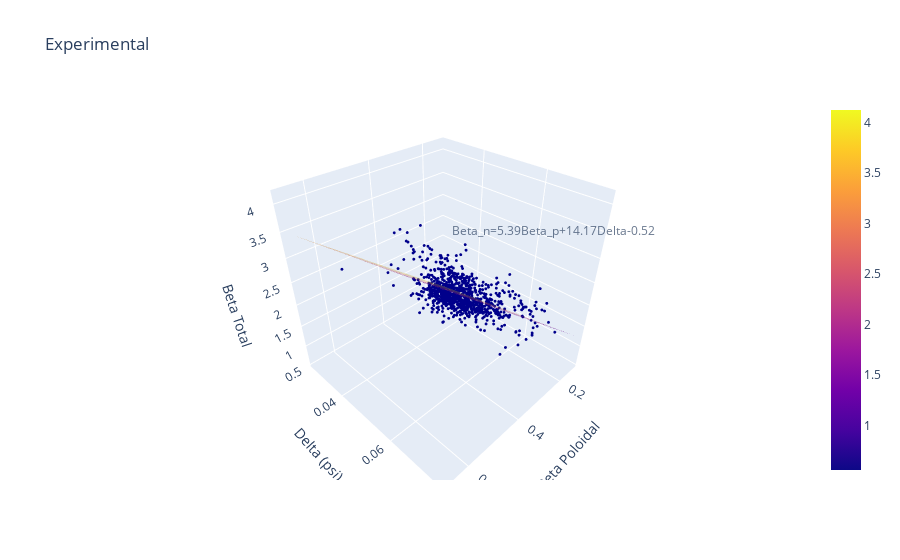
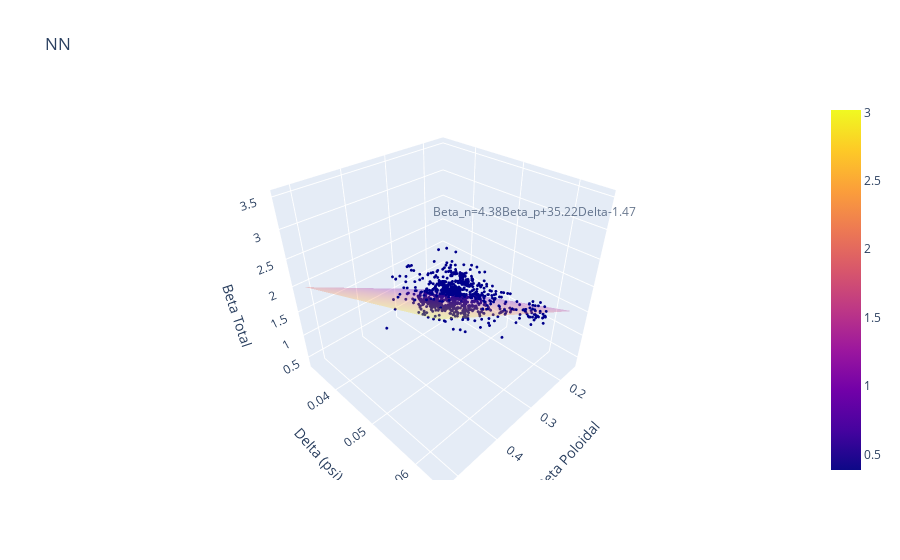

Notebook source saved alongside these figures, in order:
### Code cell
dfbeta_exp
import scipy.linalg
from mpl_toolkits.mplot3d import Axes3D


# some 3-dim points
# mean = np.array([0.0,0.0,0.0])
# cov = np.array([[1.0,-0.5,0.8], [-0.5,1.1,0.0], [0.8,0.0,1.0]])
# data = np.random.multivariate_normal(mean, cov, 50)
data=dfbeta_exp
def specific_3d_plot(data,titulo):
    # regular grid covering the domain of the data
    X,Y = np.meshgrid(np.arange(data['beta_nn'].min(),data['beta_nn'].max(), 0.01), np.arange(data['delta_nn'].min(), data['delta_nn'].max(), 0.005))
    XX = X.flatten()
    YY = Y.flatten()

    order = 1    # 1: linear, 2: quadratic
    if order == 1:
        # best-fit linear plane
        A = np.c_[data['beta_nn'].values, data['delta_nn'].values, np.ones(data.shape[0])]#
        C,_,_,_ = scipy.linalg.lstsq(A, data['z'].values)    # coefficients
        
        # evaluate it on grid
        Z = C[0]*X + C[1]*Y + C[2]
        
        # or expressed using matrix/vector product
        #Z = np.dot(np.c_[XX, YY, np.ones(XX.shape)], C).reshape(X.shape)

    elif order == 2:
        # best-fit quadratic curve
        A = np.c_[np.ones(data.shape[0]), data[:,:2], np.prod(data[:,:2], axis=1), data[:,:2]**2]
        C,_,_,_ = scipy.linalg.lstsq(A, data[:,2])
        
        # evaluate it on a grid
        Z = np.dot(np.c_[np.ones(XX.shape), XX, YY, XX*YY, XX**2, YY**2], C).reshape(X.shape)

    # plot points and fitted surface
    # fig = plt.figure()
    # ax = fig.gca(projection='3d')
    # ax.plot_surface(X, Y, Z, rstride=1, cstride=1, alpha=0.2)
    # ax.scatter(data['beta_nn'].values, data['delta_nn'].values, data['z'].values, c='r', s=50)
    # plt.xlabel('X')
    # plt.ylabel('Y')
    # ax.set_zlabel('Z')
    # # ax.axis('equal')
    # ax.axis('tight')
    # plt.show()
    import plotly.graph_objects as go
    # fig = px.scatter_3d(data_frame=dfbeta,x='beta_nn',y='delta_nn', z='z')
    fig = go.Figure(data = [
        go.Surface(x = X,y = Y,z = Z,opacity=0.3,text='SJDSJHFBSDFH'), 
        go.Scatter3d(x=data['beta_nn'],y=data['delta_nn'], z=data['z'],mode='markers',marker=dict(
        size=1,
        colorscale='Viridis'),
        line=dict(
        color='darkblue',
        width=2
    ))])#data_frame=dfbeta_exp
    # fig.update_traces(marker={'size': 1})
    fig.update_layout(title=titulo,#xaxis_title="Beta Poloidal",
        # yaxis_title="Delta",zaxis_title='Beta total',
        scene=dict(xaxis_title='Beta Poloidal',
            yaxis_title='Delta (psi)',
            zaxis_title='Beta Total',annotations=[
            dict(
                showarrow=False,
                x=0.4,
                y=0.05,
                z=3.5,
                text="Beta_n="+str(C[0].round(2))+'Beta_p+'+str(C[1].round(2))+'Delta'+str(C[2].round(2)),
                xanchor="left",
                xshift=10,
                opacity=0.7)]
        ),
    )
    fig.show()
    fig.write_html('../figures/3Dplot/exp_plane_beta_n_'+titulo+'.html')
specific_3d_plot(dfbeta_exp,'Experimental')
# fig.write_html('../figures/exp_plane_beta_n_exp0,0,0.html')
specific_3d_plot(dfbeta_epi,'NN')

### Figure 1 — Plotly figure (JSON) as saved in the notebook; plotly's stock layout.template omitted (floating-point values rounded to 4 significant figures; data arrays with more than 128 entries replaced by an {"elided": "..."} marker saying what was removed)
{"data": [{"opacity": 0.3, "text": "SJDSJHFBSDFH", "type": "surface", "x": {"elided": "11x54 float values"}, "y": {"elided": "11x54 float values"}, "z": {"elided": "11x54 float values"}}, {"line": {"color": "darkblue", "width": 2}, "marker": {"colorscale": [[0, "#440154"], [0.1111, "#482878"], [0.2222, "#3e4989"], [0.3333, "#31688e"], [0.4444, "#26828e"], [0.5556, "#1f9e89"], [0.6667, "#35b779"], [0.7778, "#6ece58"], [0.8889, "#b5de2b"], [1, "#fde725"]], "size": 1}, "mode": "markers", "type": "scatter3d", "x": {"elided": "958 float values"}, "y": {"elided": "958 float values"}, "z": {"elided": "958 float values"}}], "layout": {"scene": {"annotations": [{"opacity": 0.7, "showarrow": false, "text": "Beta_n=5.39Beta_p+14.17Delta-0.52", "x": 0.4, "xanchor": "left", "xshift": 10, "y": 0.05, "z": 3.5}], "xaxis": {"title": {"text": "Beta Poloidal"}}, "yaxis": {"title": {"text": "Delta (psi)"}}, "zaxis": {"title": {"text": "Beta Total"}}}, "title": {"text": "Experimental"}}}

### Figure 2 — Plotly figure (JSON) as saved in the notebook; plotly's stock layout.template omitted (floating-point values rounded to 4 significant figures; data arrays with more than 128 entries replaced by an {"elided": "..."} marker saying what was removed)
{"data": [{"opacity": 0.3, "text": "SJDSJHFBSDFH", "type": "surface", "x": {"elided": "7x37 float values"}, "y": {"elided": "7x37 float values"}, "z": {"elided": "7x37 float values"}}, {"line": {"color": "darkblue", "width": 2}, "marker": {"colorscale": [[0, "#440154"], [0.1111, "#482878"], [0.2222, "#3e4989"], [0.3333, "#31688e"], [0.4444, "#26828e"], [0.5556, "#1f9e89"], [0.6667, "#35b779"], [0.7778, "#6ece58"], [0.8889, "#b5de2b"], [1, "#fde725"]], "size": 1}, "mode": "markers", "type": "scatter3d", "x": {"elided": "958 float values"}, "y": {"elided": "958 float values"}, "z": {"elided": "958 float values"}}], "layout": {"scene": {"annotations": [{"opacity": 0.7, "showarrow": false, "text": "Beta_n=4.38Beta_p+35.22Delta-1.47", "x": 0.4, "xanchor": "left", "xshift": 10, "y": 0.05, "z": 3.5}], "xaxis": {"title": {"text": "Beta Poloidal"}}, "yaxis": {"title": {"text": "Delta (psi)"}}, "zaxis": {"title": {"text": "Beta Total"}}}, "title": {"text": "NN"}}}
